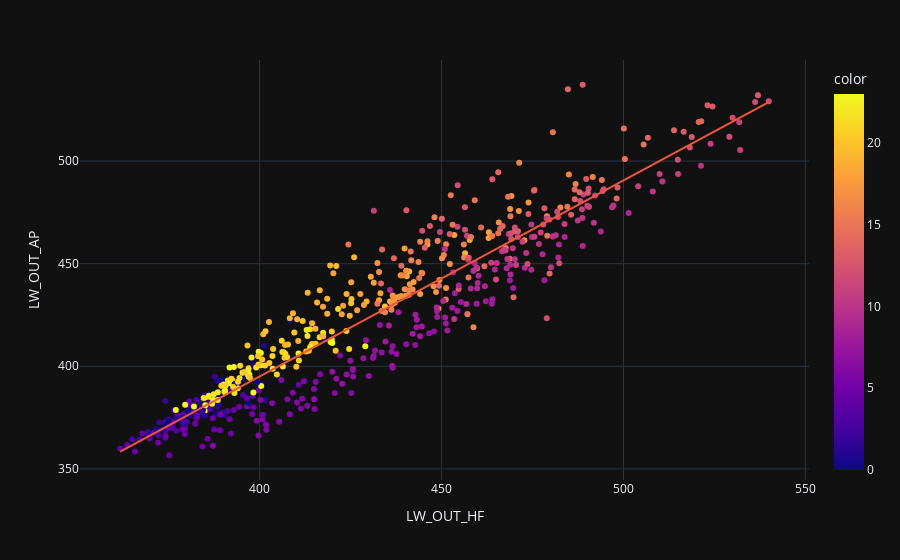

Notebook source saved alongside this figure:
### Code cell
#raw_met_data['SW_IN'].plot()

comp_col = 'LW_OUT'

sql = "SELECT * FROM groundwater.amfluxeddy WHERE (groundwater.amfluxeddy.stationid = 'US-UTW') AND (groundwater.amfluxeddy.timestamp_start >= 202407110000)"
data = pd.read_sql(sql, con=engine)
data = data.replace(-9999, np.nan)
data.set_index('datetime_start', inplace=True)
for col in data.columns:
    data.rename(columns={col:col.upper()}, inplace=True)
#data['SW_IN'].plot()

df = pd.concat([data.rename(columns={f'{comp_col}':f'{comp_col}_HF'})[f'{comp_col}_HF'].shift(-1),
                raw_met_data.rename(columns={f'{comp_col}':f'{comp_col}_AP'})[f'{comp_col}_AP']],axis=1).dropna()


y = df[f'{comp_col}_HF']
x = df[f'{comp_col}_AP']
X = sm.add_constant(x)
model = sm.OLS(y,X)
results = model.fit()
print(results.params)



fig = px.scatter(df, x=f'{comp_col}_HF', y=f'{comp_col}_AP', trendline="ols",color=df.index.hour)

ax = pg.plot_blandaltman(x, y)

fig.show()
print(results.summary())

### Figure 1 — Plotly figure (JSON) as saved in the notebook; plotly's stock layout.template omitted (floating-point values rounded to 4 significant figures; data arrays with more than 128 entries replaced by an {"elided": "..."} marker saying what was removed)
{"data": [{"hovertemplate": "LW_OUT_HF=%{x}<br>LW_OUT_AP=%{y}<br>color=%{marker.color}<extra></extra>", "legendgroup": "", "marker": {"color": {"elided": "587 int values"}, "coloraxis": "coloraxis", "symbol": "circle"}, "mode": "markers", "name": "", "orientation": "v", "showlegend": false, "type": "scatter", "x": {"elided": "587 float values"}, "xaxis": "x", "y": {"elided": "587 float values"}, "yaxis": "y"}, {"hovertemplate": "<b>OLS trendline</b><br>LW_OUT_AP = 0.955239 * LW_OUT_HF + 12.9702<br>R<sup>2</sup>=0.882072<br><br>LW_OUT_HF=%{x}<br>LW_OUT_AP=%{y} <b>(trend)</b><extra></extra>", "legendgroup": "", "marker": {"symbol": "circle"}, "mode": "lines", "name": "", "showlegend": false, "type": "scatter", "x": {"elided": "587 float values"}, "xaxis": "x", "y": {"elided": "587 float values"}, "yaxis": "y"}], "layout": {"autosize": true, "coloraxis": {"colorbar": {"title": {"text": "color"}}, "colorscale": [[0, "#0d0887"], [0.1111, "#46039f"], [0.2222, "#7201a8"], [0.3333, "#9c179e"], [0.4444, "#bd3786"], [0.5556, "#d8576b"], [0.6667, "#ed7953"], [0.7778, "#fb9f3a"], [0.8889, "#fdca26"], [1, "#f0f921"]]}, "legend": {"tracegroupgap": 0}, "margin": {"t": 60}, "xaxis": {"anchor": "y", "autorange": true, "domain": [0, 1], "range": [350.9, 550.7], "title": {"text": "LW_OUT_HF"}, "type": "linear"}, "yaxis": {"anchor": "x", "autorange": true, "domain": [0, 1], "range": [342.7, 551.2], "title": {"text": "LW_OUT_AP"}, "type": "linear"}}}
